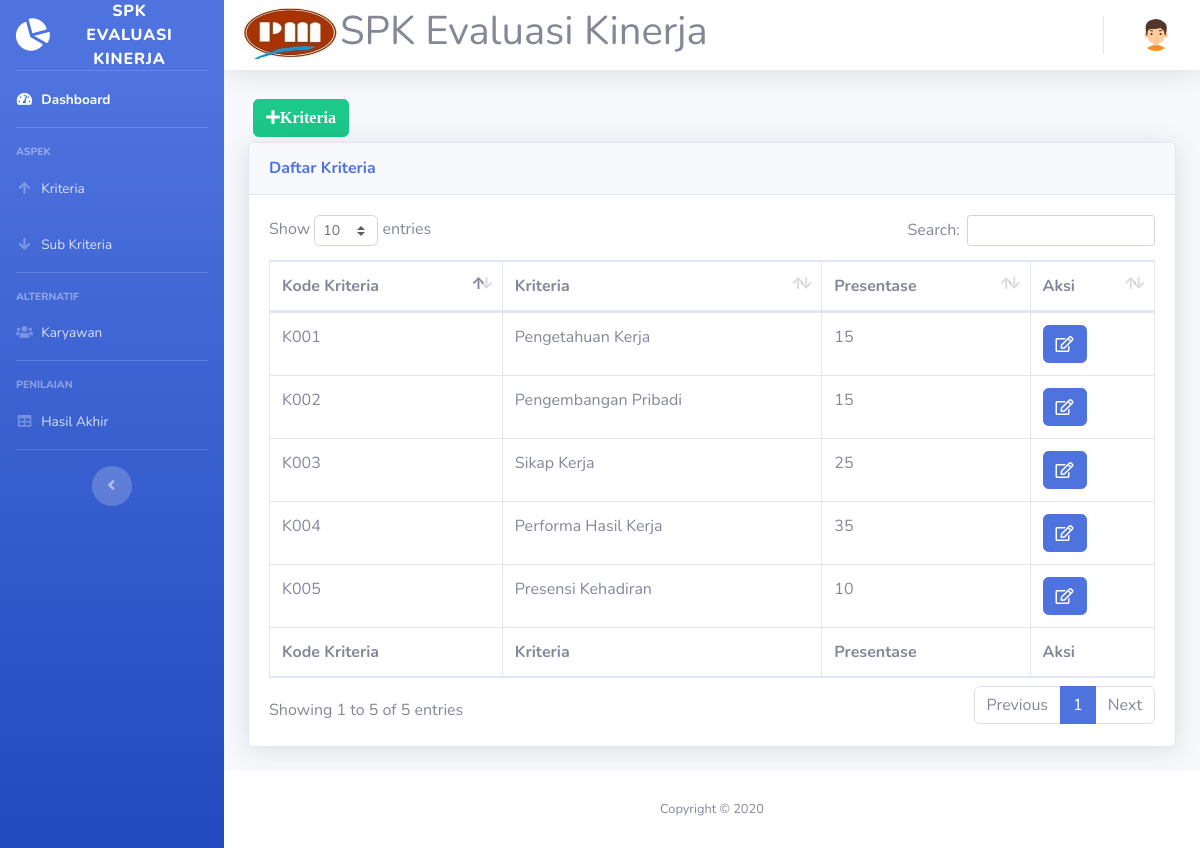
Screenshot of /kriteria.php (signed in) with the database file from the repository.
### tables this page shows
CREATE TABLE `kriteria` (
  `kode_kriteria` varchar(11) NOT NULL,
  `nama_kriteria` varchar(40) NOT NULL,
  `presentase` int(5) NOT NULL
);

### kriteria.php (the view, shortened to what this page needs)
<!DOCTYPE html>
<html lang="en">
<head>
  <link href="vendor/fontawesome-free/css/all.min.css" rel="stylesheet" type="text/css">
  <link href="css/sb-admin-2.min.css" rel="stylesheet">
  <link href="vendor/datatables/dataTables.bootstrap4.min.css" rel="stylesheet">
</head>
<body id="page-top">
<?php require 'koneksi.php'; ?>
<?php require 'sidebar.php'; ?>
      <div id="content">
<?php require 'navbar.php'; ?>
        <div class="container-fluid">
          <button type="button" class="btn btn-success" style="margin:5px" data-toggle="modal" data-target="#myModalTambah"><i class="fa fa-plus">Kriteria</i></button><br>
          <div class="card shadow mb-4">
            <div class="card-header py-3">
              <h6 class="m-0 font-weight-bold text-primary">Daftar Kriteria</h6>
            </div>
            <div class="card-body">
              <div class="table-responsive">
                <table class="table table-bordered" id="dataTable" width="100%" cellspacing="0">
                  <thead>
                    <tr>
                      <th>Kode Kriteria</th>
                      <th>Kriteria</th>
                      <th>Presentase</th>
                      <th>Aksi</th>
                    </tr>
                  </thead>
                  <tfoot>
                    <tr>
                      <th>Kode Kriteria</th>
                      <th>Kriteria</th>
                      <th>Presentase</th>
                      <th>Aksi</th>
                    </tr>
                  </tfoot>
                  <tbody>
				  <?php
$query = mysqli_query($koneksi,"SELECT * FROM kriteria order by kode_kriteria ASC");
while ($data = mysqli_fetch_array($query))
{
?>
                    <tr>
                      <td><?=$data['kode_kriteria']?></td>
                      <td><?=$data['nama_kriteria']?></td>
                      <td><?=$data['presentase']?></td>
					  <td>
<a href="#" type="button" class=" fa fa-edit btn btn-primary btn-md" data-toggle="modal" data-target="#myModal<?php echo $data['kode_kriteria']; ?>"></a>
</td>
</tr>
  </div>
<?php
}
?>
              </div>
            </div>
<?php require 'footer.php'?>
</body>
</html>

### rows the page displays
kriteria: kode_kriteria "K001", nama_kriteria "Pengetahuan Kerja", presentase "15"
kriteria: kode_kriteria "K002", nama_kriteria "Pengembangan Pribadi", presentase "15"
kriteria: kode_kriteria "K003", nama_kriteria "Sikap Kerja", presentase "25"
kriteria: kode_kriteria "K004", nama_kriteria "Performa Hasil Kerja", presentase "35"
kriteria: kode_kriteria "K005", nama_kriteria "Presensi Kehadiran", presentase "10"
